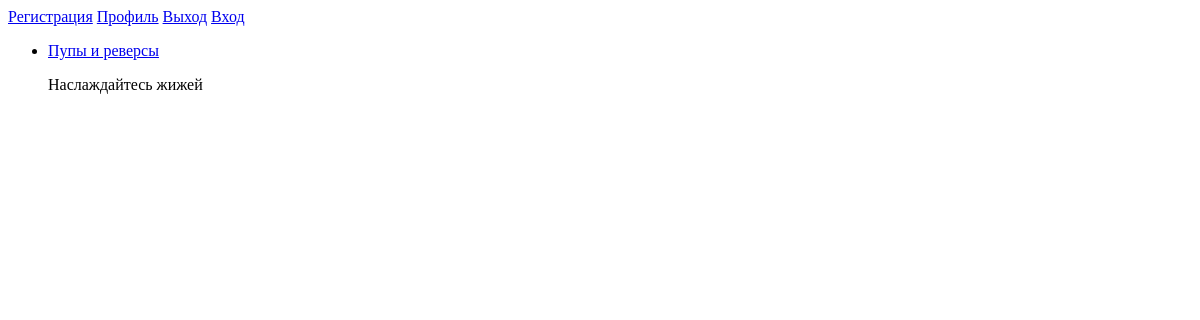
Before: / with the older database file.
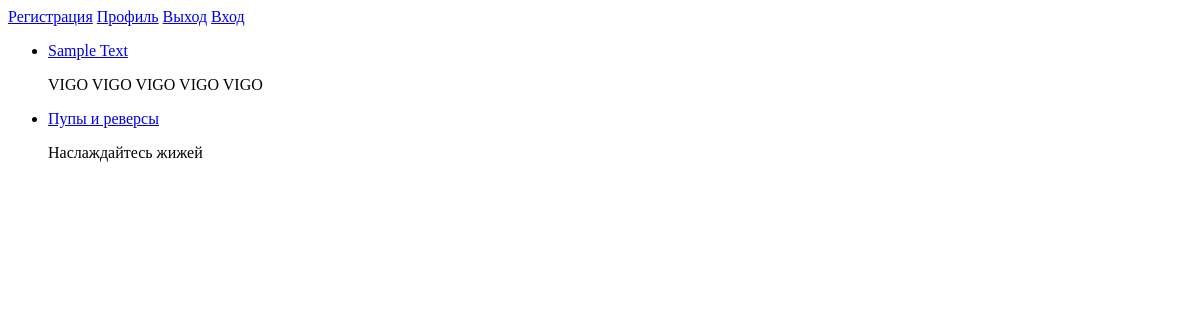
After: the same page with the newer database file.
### polls/models.py (models this page shows, shortened)
class Question(models.Model):
    question_text = models.CharField(max_length=200)
    pub_date = models.DateTimeField('date published')
    short_detail = models.CharField(max_length=500, blank=True)
    detail = models.CharField(max_length=2000, blank=True)
    photo = models.ImageField(upload_to="img/",
                              validators=[FileExtensionValidator(allowed_extensions=['png', 'jpg', 'jpeg', 'bmp']),
                                          validate_image], blank=True)
    def was_published_recently(self):
        return self.pub_date >= timezone.now() - datetime.timedelta(days=1)

### polls/views.py (the view)
# urls.py: path('', views.IndexView.as_view(), name='index'),
class IndexView(generic.ListView):
    template_name = 'polls/index.html'
    context_object_name = 'latest_question_list'
    def get_queryset(self):
        return Question.objects.order_by('-pub_date')

### polls/templates/polls/index.html
<a class="p-2 text-dark" href="{% url 'polls:register' %}">Регистрация</a>
<a class="p-2 text-dark" href="{% url 'polls:profile' %}">Профиль</a>
<a class="p-2 text-dark" href="{% url 'polls:logout' %}">Выход</a>
<a class="p-2 text-dark" href="{% url 'polls:login' %}">Вход</a>
{% if latest_question_list %}
<ul>
    {% for question in latest_question_list %}
    {% if question.was_published_recently %}
    <li><a href="{% url 'polls:detail' question.id %}">{{question.question_text}}</a> </li>
    {% if question.short_detail %}
    <p>{{question.short_detail}}</p>
    {% endif %}
    {% endif %}
    {% endfor %}
</ul>
    {% else %}
     <p>
         Нет вопросов!
     </p>
{% endif %}

Changed rows visible on the page:
added Question: question_text "Sample Text", short_detail "VIGO VIGO VIGO VIGO VIGO"
